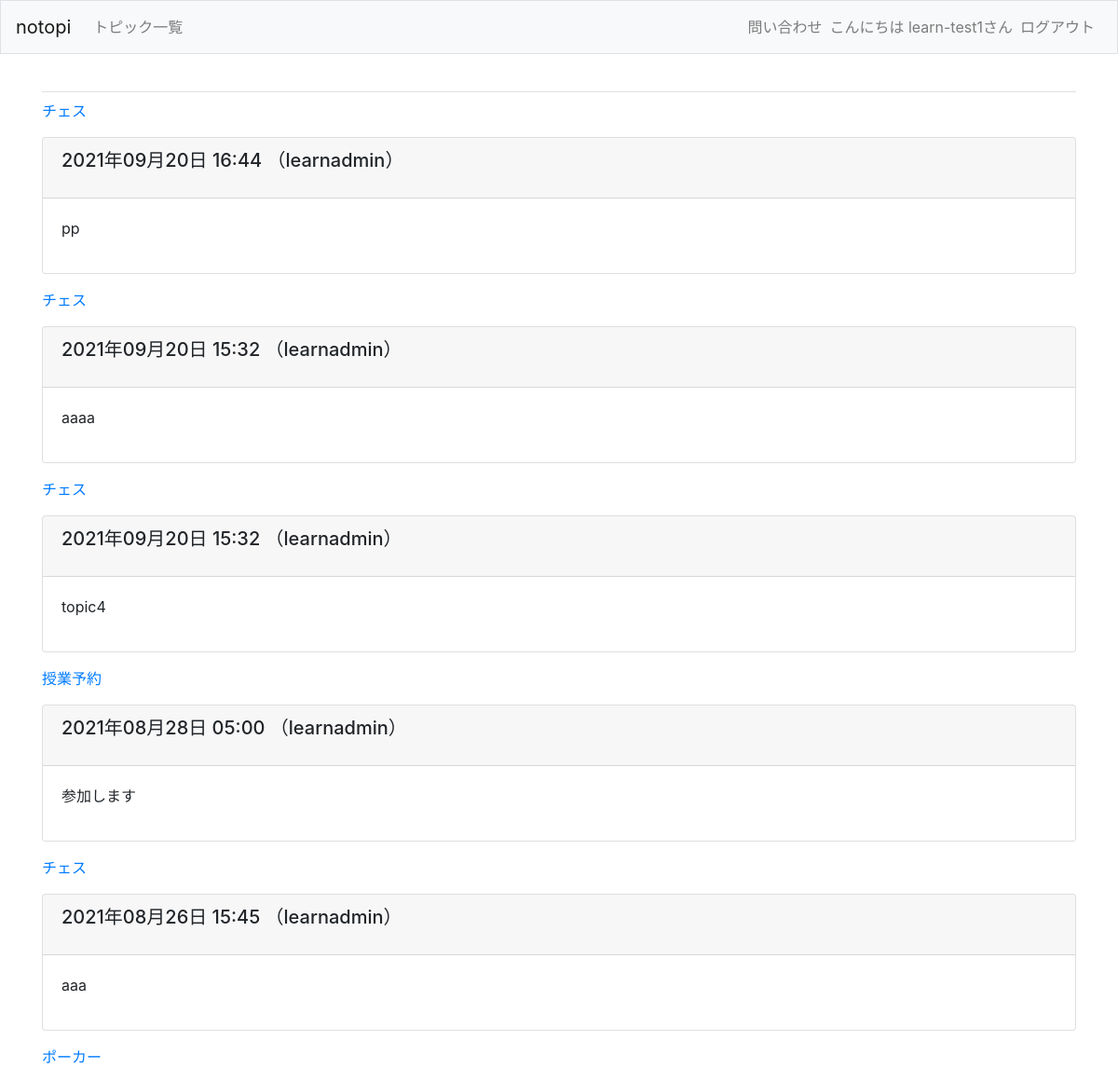
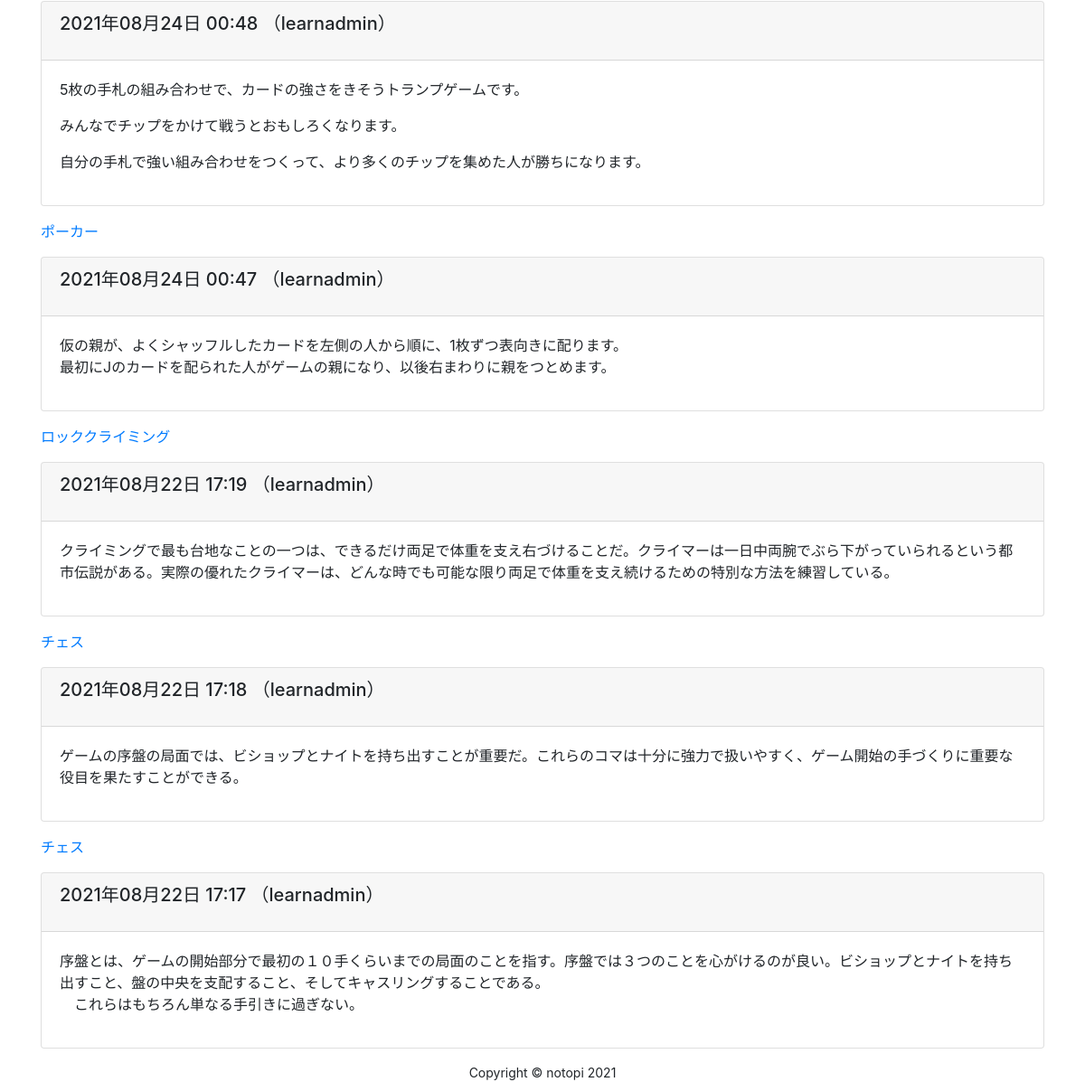
The page /users/entries/1/ (signed in) on the database its author committed (2 pictures, top to bottom).
### learning_logs/models.py (models this page shows, shortened)
class Entry(models.Model):
	topic = models.ForeignKey(Topic, on_delete=models.CASCADE)
	text = models.TextField()
	date_added = models.DateTimeField(auto_now_add=True)
	owner = models.ForeignKey(User, on_delete=models.CASCADE)#add
	class Meta:
		verbose_name_plural = 'entries'

class Topic(models.Model):
	text = models.CharField(max_length=200)
	date_added = models.DateTimeField(auto_now_add=True)
	owner = models.ForeignKey(User, on_delete=models.CASCADE)
	def __str__(self):
		return self.text

### users/views.py (the view)
# urls.py: path('entries/<int:user_id>/', views.user_entries, name='user_entries'),
def user_entries(request, user_id):
	user = User.objects.get(id=user_id)
	entries = user.entry_set.order_by('-date_added')
	context = {'entries': entries}
	return render(request, 'users/user_entries.html', context)

### users/templates/users/user_entries.html (shortened to what this page needs)
{% extends "learning_logs/base.html" %}
{% block content %}
	{% for entry in entries %}
	<p><a href="{% url 'learning_logs:topic_child' entry.topic.id %}">{{entry.topic}}</a></p>
	<div class="card mb-3">
		<h5 class="card-header">
			<p>{{ entry.date_added|date:'Y年m月d日 H:i' }} （{{entry.owner}}</a>）</p>
		</h5>
		<div class="card-body">{{ entry.text|linebreaks }}</div>
	</div>
	{% empty %}
		<p>まだ記事がありません。</p>
	{% endfor %}
{% endblock content%}

### learning_logs/templates/learning_logs/base.html (shortened to what this page needs)
{% load bootstrap4 %}
{% load static %}
<!DOCTYPE html>
<html lang="ja">
<head>
	{% bootstrap_css %}
	<link rel="stylesheet" type="text/css" href="{% static 'css/mystyle.css'%}">
</head>
<body>
	<div id="wrapper">
	<nav class="navbar navbar-expand-md navbar-light bg-light mb-4 border">
		<a class="navbar-brand" href="{% url 'learning_logs:index'%}">notopi</a>
		<div class="collapse navbar-collapse" id="navbarCollapse">
		<ul class="navbar-nav mr-auto">
			<li class="nav-item">
			<a class="nav-link" href="{% url 'learning_logs:topic'%}">トピック一覧</a></li>
		</ul>
		<ul class="navbar-nav ml-auto">
			<li class="nav-item">
				<a class="nav-link" href="{% url 'learning_logs:inquiry' %}">問い合わせ</a>
			</li>
			{% if user.is_authenticated %}
			<li class="nav-item">
				<span class="navbar-text">こんにちは {{ user.username }}さん</span>
			</li>
			<li class="nav-item">
				<a class="nav-link" href="{% url 'users:logout' %}">ログアウト</a>
			</li>
			{% else %}
			<li class="nav-item">
				<a class="nav-link" href="{% url 'users:register' %}">ユーザー登録</a>
			</li>
			<li class="nav-item">
				<a class="nav-link" href="{% url 'users:login' %}">ログイン</a></li>
			{% endif %}
		</ul>
		</div>
	</nav>
	<main role="main" class="container">
		<div class="pb-2 mb-2 border-bottom">
		</div>
		<div>
		{% block content %}{% endblock content %}
		</div>
	</main>
	<footer>
		<div class="container">
			<p class="m-0 text-center small">Copyright &copy; notopi 2021</p>
		</div>
	</footer>
</div>
</body>
</html>

### static/css/mystyle.css (style rules this page uses)
body, #wrapper { display: flex; flex-direction: column; min-height: 95vh; }
footer { margin-top: auto; }

### rows shown on the page
Entry: topic "チェス", date_added "2021年09月20日 16:44", owner "learnadmin", text "pp"
Entry: topic "チェス", date_added "2021年09月20日 15:32", owner "learnadmin", text "aaaa"
Entry: topic "チェス", date_added "2021年09月20日 15:32", owner "learnadmin", text "topic4"
Entry: topic "授業予約", date_added "2021年08月28日 05:00", owner "learnadmin", text "参加します"
Entry: topic "チェス", date_added "2021年08月26日 15:45", owner "learnadmin", text "aaa"
Entry: topic "ポーカー", date_added "2021年08月24日 00:48", owner "learnadmin", text "5枚の手札の組み合わせで、カードの強さをきそうトランプゲームです。 みんなでチップをかけて戦うとおもしろくなります。 自分の手札で強い組み合わせをつくって、より多くのチップを集めた人が勝ちになります。"
Entry: topic "ポーカー", date_added "2021年08月24日 00:47", owner "learnadmin", text "仮の親が、よくシャッフルしたカードを左側の人から順に、1枚ずつ表向きに配ります。 最初にJのカードを配られた人がゲームの親になり、以後右まわりに親をつとめます。"
Entry: topic "ロッククライミング", date_added "2021年08月22日 17:19", owner "learnadmin", text "クライミングで最も台地なことの一つは、できるだけ両足で体重を支え右づけることだ。クライマーは一日中両腕でぶら下がっていられるという都市伝説がある。実際の優れたクライマーは、どんな時でも可能な限り両足で体重を支え続けるための特別な方法を練習している。"
Entry: topic "チェス", date_added "2021年08月22日 17:18", owner "learnadmin", text "ゲームの序盤の局面では、ビショップとナイトを持ち出すことが重要だ。これらのコマは十分に強力で扱いやすく、ゲーム開始の手づくりに重要な役目を果たすことができる。"
Entry: topic "チェス", date_added "2021年08月22日 17:17", owner "learnadmin", text "序盤とは、ゲームの開始部分で最初の１０手くらいまでの局面のことを指す。序盤では３つのことを心がけるのが良い。ビショップとナイトを持ち出すこと、盤の中央を支配すること、そしてキャスリングすることである。 これらはもちろん単なる手引きに過ぎない。"

### other values the page prints
{{ user.username }} "learn-test1"
